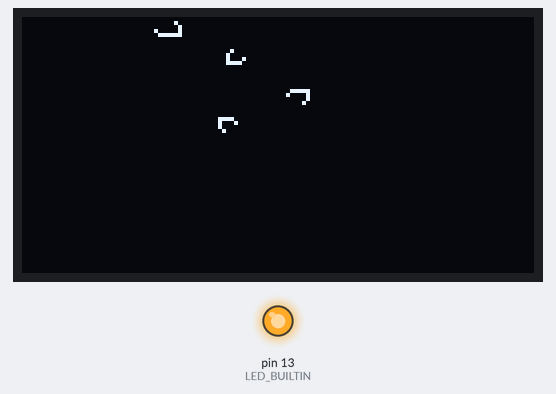
The sketch below on a simulated Arduino Uno, built with avr-gcc and run on an emulated ATmega328P. Parts: 128×64 one-colour display, output pins drawn as LEDs (lit = HIGH). Random numbers use the default seed unless the sketch sets one.

Above: at 0.1 s.
At 9.8 s:
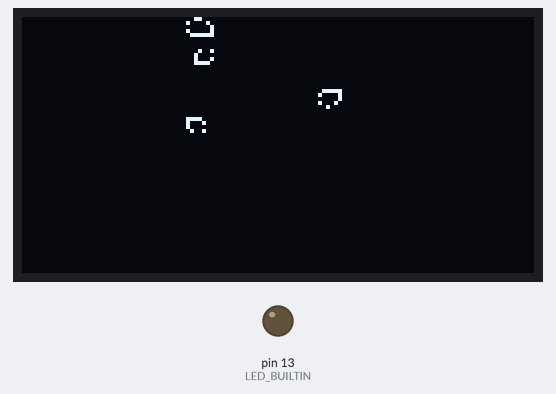
At 19.4 s:
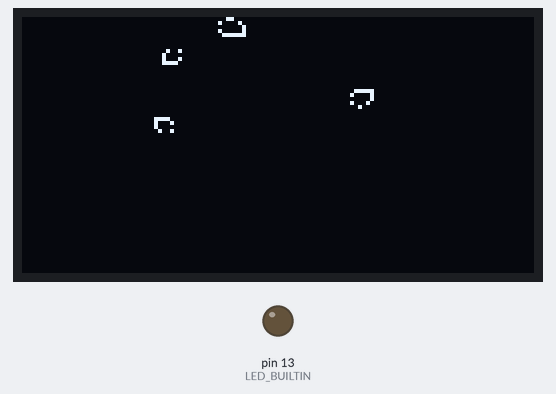
At 39.4 s:
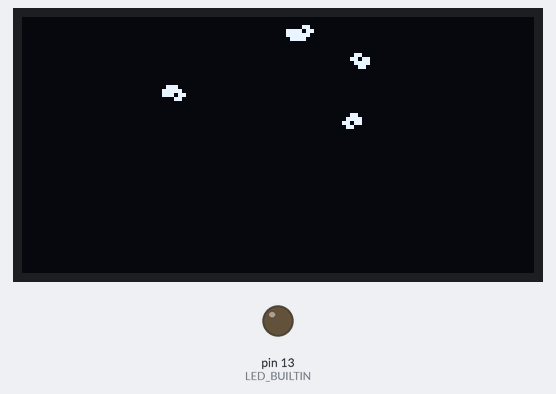
Timing chart, 0 to 40.0 s (numbered marks = the images above):
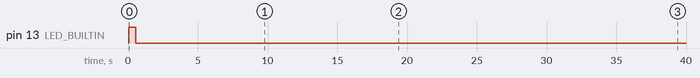

The sketch:

CGoL-1buffer.ino
```cpp
//#include <SPI.h>
#include <Wire.h>
//#include <Adafruit_GFX.h>
#include <Adafruit_SSD1306.h>

#define SCREEN_WIDTH 128 // OLED display width, in pixels
#define SCREEN_HEIGHT 64 // OLED display height, in pixels
#define OLED_RESET     4 // Reset pin # (or -1 if sharing Arduino reset pin)
Adafruit_SSD1306 display(SCREEN_WIDTH, SCREEN_HEIGHT, &Wire, OLED_RESET);

#define DELAY 1000 / 2

#define FW SCREEN_WIDTH / 2
#define FH SCREEN_HEIGHT
#define FX (SCREEN_WIDTH - FW) / 2
#define FY (SCREEN_HEIGHT - FH) / 2
#define FW_BYTES FW / 8
#define FSIZE FW_BYTES * FH

void setup() {
  randomSeed(analogRead(0));

  // by default, we'll generate the high voltage from the 3.3v line internally! (neat!)
  display.begin(SSD1306_SWITCHCAPVCC, 0x3C);  // initialize with the I2C addr 0x3C
  // init done
  pinMode(LED_BUILTIN, OUTPUT);

  do_CGoL();

  //do_test();
}


void loop() { }


void do_CGoL(void) {

  // init
  uint8_t field[FSIZE];
  uint8_t f_firstrow[FW_BYTES], f_prev[2][FW_BYTES];

  uint8_t fid, nfid;
  int16_t xyc, xya, xyb, xx;  // pre-evaluated above, current and bolow y-coordinates with xbyte-aligned component, xx for special cases
  uint8_t _e;               // cell environment
  uint8_t xmask = 1 << 7;   // mask for fetching cell state
  uint8_t row8;             // resulting 8-bit row

  for (uint16_t i = 0; i < FSIZE; i++)
    field[i] = 0;

  switch (random(3)) {
    case 1:
      // planers
      field[FW_BYTES + 1] = 2 << 3; field[FW_BYTES * 2 + 1] = 1 << 3; field[FW_BYTES * 3 + 1] = 7 << 3;
      field[FW_BYTES * 10 + 1] = 2; field[FW_BYTES * 11 + 1] = 4; field[FW_BYTES * 12 + 1] = 7;
      field[FW_BYTES * 2 + 4] = 7 << 2; field[FW_BYTES * 3 + 4] = 1 << 2; field[FW_BYTES * 4 + 4] = 2 << 2;
      field[FW_BYTES * 10 + 8] = 7; field[FW_BYTES * 11 + 8] = 4; field[FW_BYTES * 12 + 8] = 2;
      break;

    case 2:
      // flyers
      field[FW_BYTES] = 2; field[FW_BYTES * 2] = 1; field[FW_BYTES * 3] = 1 + 64; field[FW_BYTES * 4] = 63;
      field[FW_BYTES * 7 + 10] = 8; field[FW_BYTES * 8 + 10] = 16; field[FW_BYTES * 9 + 10] = 1 + 16; field[FW_BYTES * 10 + 10] = 30;
      field[FW_BYTES * 20 + 12] = 2; field[FW_BYTES * 19 + 12] = 1; field[FW_BYTES * 18 + 12] = 1 + 32; field[FW_BYTES * 17 + 12] = 31;
      field[FW_BYTES * 27 + 10] = 8 << 2; field[FW_BYTES * 26 + 10] = 16 << 2; field[FW_BYTES * 25 + 10] = (1 + 16) << 2; field[FW_BYTES * 24 + 10] = 30 << 2;
      break;

    default:
      for (uint16_t i = 0; i < FSIZE - 1; i++) {
        field[i] = random(256) & random(256);
      }
  }

  //display.display_buffer(field);
  display.clearDisplay();
  display.drawBitmap(FX, FY, field, FW, FH, WHITE);
  display.display();
  digitalWrite(LED_BUILTIN, HIGH);   // turn the LED on (HIGH is the voltage level)
  delay(DELAY);
  digitalWrite(LED_BUILTIN, LOW);   // turn the LED on (HIGH is the voltage level)

  while (true) {

    fid = 0;

    // backup first row for last row calculation
    // %%% try memcpy() here
    for (uint8_t i = 0; i < FW_BYTES; i++)
      f_firstrow[i] = field[i];

    // backup last row for the fist row to eval
    for (uint8_t i = 0; i < FW_BYTES; i++)
      f_prev[fid][i] = field[FSIZE - FW_BYTES + i];

    for (uint8_t y = 0; y < FH - 1; y++) {
      xyc = y * FW_BYTES;
      xyb = (y + 1) * FW_BYTES;

      nfid = 1 - fid;

      for (uint8_t x = 0; x < FW_BYTES; x++) {
        // backup current row for next row calculation
        f_prev[nfid][x] = field[xyc];

        xmask = 1 << 7;

        row8 = 0;
        for (uint8_t xb = 6; xb > 0; xb--) {
          xmask = xmask >> 1;
          _e =
              ((f_prev[fid][x] & xmask << 1) >> xb + 1) + ((f_prev[fid][x] & xmask) >> xb) + ((f_prev[fid][x] & xmask >> 1) >> xb - 1)
            + ((field[xyc] & xmask << 1) >> xb + 1)                                        + ((field[xyc] & xmask >> 1) >> xb - 1)
            + ((field[xyb] & xmask << 1) >> xb + 1)     + ((field[xyb] & xmask) >> xb)     + ((field[xyb] & xmask >> 1) >> xb - 1);

          if (_e == 2) row8 += field[xyc] & xmask; else if (_e == 3) row8 += xmask;
        }

        // special cases
        // leftmost bit
        xx = x != 0 ? -1 : FW_BYTES - 1;
        _e =
            (f_prev[fid][x + xx] & 1)                                  + ((f_prev[fid][x] & 128) >> 7) + ((f_prev[fid][x] & 64) >> 6)
          + (xx == -1 ? f_prev[nfid][x - 1] & 1 : field[xyc + xx] & 1)                                 + ((field[xyc] & 64) >> 6)
          + (field[xyb + xx] & 1)                                      + ((field[xyb] & 128) >> 7)     + ((field[xyb] & 64) >> 6);
        if (_e == 2) row8 += field[xyc] & 128; else if (_e == 3) row8 += 128;

        // rightmost bit
        xx = x != FW_BYTES - 1 ? 1 : -FW_BYTES + 1;
        _e =
            ((f_prev[fid][x] & 2) >> 1) + (f_prev[fid][x] & 1) + ((f_prev[fid][x + xx] & 128) >> 7)
          + ((field[xyc] & 2) >> 1)                            + (xx == 1 ? (field[xyc + 1] & 128) >> 7 : (f_prev[nfid][0] & 128) >> 7)
          + ((field[xyb] & 2) >> 1)     + (field[xyb] & 1)     + ((field[xyb + xx] & 128) >> 7);
        if (_e == 2) row8 += field[xyc] & 1; else if (_e == 3) row8 += 1;

        field[xyc] = row8;

        xyb++;
        xyc++;
      } // for x

      fid = nfid;
    } // for y

    //
    // ultra special case for the last row
    xyc = (FH - 1) * FW_BYTES;
    nfid = 1 - fid;

    for (uint8_t x = 0; x < FW_BYTES; x++) {
      // backup current row for next row calculation
      f_prev[nfid][x] = field[xyc];

      xmask = 1 << 7;

      row8 = 0;
      for (uint8_t xb = 6; xb > 0; xb--) {
        xmask = xmask >> 1;
        _e =
            ((f_prev[fid][x] & xmask << 1) >> xb + 1) + ((f_prev[fid][x] & xmask) >> xb) + ((f_prev[fid][x] & xmask >> 1) >> xb - 1)
          + ((field[xyc] & xmask << 1) >> xb + 1)                                        + ((field[xyc] & xmask >> 1) >> xb - 1)
          + ((f_firstrow[x] & xmask << 1) >> xb + 1)     + ((f_firstrow[x] & xmask) >> xb)     + ((f_firstrow[x] & xmask >> 1) >> xb - 1);

        if (_e == 2) row8 += field[xyc] & xmask; else if (_e == 3) row8 += xmask;
      }

      // special cases
      // leftmost bit
      xx = x != 0 ? -1 : FW_BYTES - 1;
      _e =
          (f_prev[fid][x + xx] & 1)                                  + ((f_prev[fid][x] & 128) >> 7) + ((f_prev[fid][x] & 64) >> 6)
        + (xx == -1 ? f_prev[nfid][x - 1] & 1 : field[xyc + xx] & 1)                                 + ((field[xyc] & 64) >> 6)
        + (f_firstrow[x + xx] & 1)                                      + ((f_firstrow[x] & 128) >> 7)     + ((f_firstrow[x] & 64) >> 6);
      if (_e == 2) row8 += field[xyc] & 128; else if (_e == 3) row8 += 128;

      // rightmost bit
      xx = x != FW_BYTES - 1 ? 1 : -FW_BYTES + 1;
      _e =
          ((f_prev[fid][x] & 2) >> 1) + (f_prev[fid][x] & 1) + ((f_prev[fid][x + xx] & 128) >> 7)
        + ((field[xyc] & 2) >> 1)                            + (xx == 1 ? (field[xyc + 1] & 128) >> 7 : (f_prev[nfid][0] & 128) >> 7)
        + ((f_firstrow[x] & 2) >> 1)     + (f_firstrow[x] & 1)     + ((f_firstrow[x + xx] & 128) >> 7);
      if (_e == 2) row8 += field[xyc] & 1; else if (_e == 3) row8 += 1;

      field[xyc] = row8;

      xyb++;
      xyc++;
    } // for x

    //display.display_buffer(field);
    display.clearDisplay();
    display.drawBitmap(FX, FY, field, FW, FH, WHITE);
    display.display();
    delay(DELAY);
  } // while true
}

//void do_test(void) {
//  for (uint16_t i = 0; i < FSIZE; i++)
//    field[i] = 0;
//
//  uint8_t a = 3, dir = 0;
//
//  while (true) {
//
//    if (dir == 1) {
//      // right
//      a >>= 1;
//      if (a == 3) dir = 0;
//    } else {
//      // left
//      a <<= 1;
//      if (a == 128 + 64) dir = 1;
//    }
//
//    for (uint16_t i = 0; i < FSIZE; i++)
//      field[i] = a;
//    //field[0] = a;
//    field[1] = 15;
//    //field[FW_BYTES] = a;
//    //display.display_buffer(field);
//
//    delay(500);
//  }
//
//}
```

Measured:
- by itself, pin 13 (LED_BUILTIN): LOW → HIGH at 0.06 s, → LOW 0.50 s later
- what the display in image 1 shows lasts 0.6 s, from 9.7 s to 10.3 s
